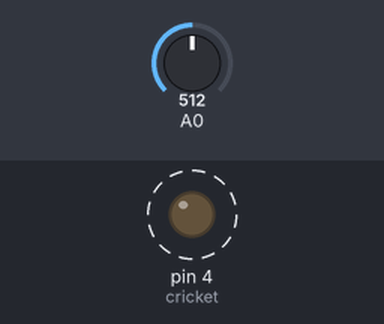
The sketch below on a simulated Arduino Uno, built with avr-gcc and run on an emulated ATmega328P. Shown: output pins drawn as LEDs (lit = HIGH). Dashed ring = blinking. The inputs (shaded band) are chosen by the test bench; at power-on: A0 = 512. What the sketch prints to the serial monitor is not drawn.

Above: at 0.3 s.
Timing chart, 0 to 3.0 s (numbered marks = the images above):
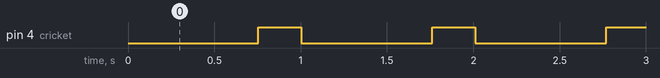

The sketch:

cricket.ino
```cpp
/* cricket
 *
 *  CSE 132 - Assignment 3
 *
 *  Fill this out so we know whose assignment this is.
 *
 *  Name: Madeline McGraw
 *  WUSTL Key: 431546 // memcgraw
 *
 *  and if two are partnered together
 *
 *  Name:
 *  WUSTL Key:
 */

#include <Arduino.h>
#include <Wire.h>


int cricket = 4;
const int FILTER_COUNTS = 4;
int N = FILTER_COUNTS;
float temperatures[FILTER_COUNTS];
int count = 0;
bool chirp;
float voltage;
float tempC;
int period;
int numChirps;


long OnTime = 250;
long OffTime = period + 750;

unsigned long previousMillis = 0;
const long interval = 1000;
unsigned long oldMillis = 0;

int ledState = LOW;

void setup() {
  // put your setup code here, to run once:
  Serial.begin(9600);

  pinMode(cricket, OUTPUT);
}

void loop() {
  // put your main code here, to run repeatedly:

readTemp();
Chirp();

  unsigned long currentMillis = millis();
  if (currentMillis - previousMillis>= interval){

    previousMillis = currentMillis;
  }

  if ((ledState == HIGH) && (currentMillis - previousMillis>= OnTime)){
    ledState = LOW;
    previousMillis = currentMillis;
    digitalWrite(cricket, ledState);
  }
  else if ((ledState == LOW) && (currentMillis - previousMillis >= OffTime)) {
    ledState = HIGH;
    previousMillis = currentMillis;
    digitalWrite(cricket, ledState);
  }


}

void readTemp() {
float avg;
float sum;
int temp = analogRead(A0);
voltage = temp *5.0;
voltage /= 1024.0;
 //Serial.print(voltage);
 //Serial.println(" volts");

 tempC = (voltage - 0.5) *100;
 Serial.println();
 //Serial.println(tempC);
 //Serial.print(",  ");
 temperatures[count % FILTER_COUNTS]  = tempC;
 count++;
 for(int m =0; m < FILTER_COUNTS; m++){
  sum +=temperatures[m];

 }
 avg = sum/FILTER_COUNTS;
 Serial.println(avg);


}

 //Serial.println(temperatures[count]);


void Chirp() {
  int numChirps = (7*(tempC-10))+40;
  int period = 1/numChirps;
  //Serial.print(period);
}
```

Measured:
- by itself, pin 4 (cricket): alternates HIGH for 0.25 s and LOW for 0.76 s
